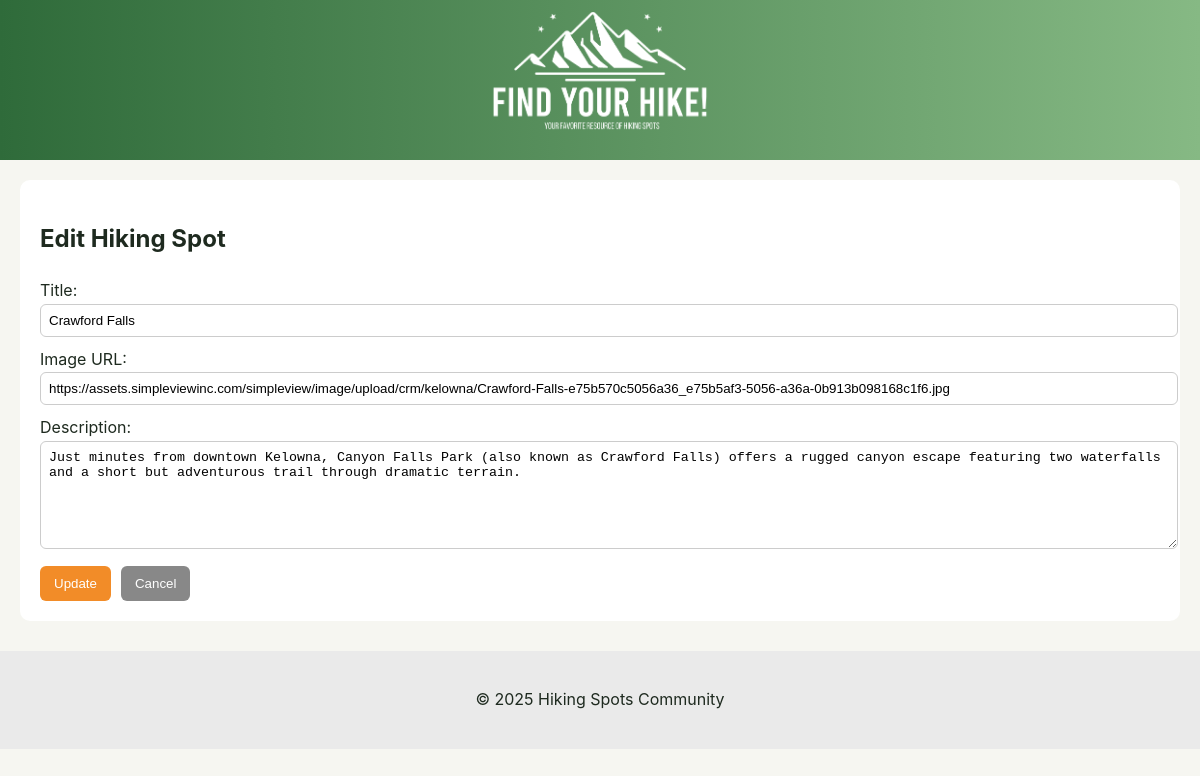
/edit_article.php?id=2 (signed in), run on the app's committed database.
### tables this page shows
CREATE TABLE posts (
    id INT AUTO_INCREMENT PRIMARY KEY,
    user_id INT NOT NULL,
    title VARCHAR(255) NOT NULL,
    image VARCHAR(500),
    content TEXT NOT NULL,
    date DATE NOT NULL,
    created_at TIMESTAMP DEFAULT CURRENT_TIMESTAMP,
    FOREIGN KEY (user_id) REFERENCES users(id) ON DELETE CASCADE
);

### edit_article.php (the view, shortened to what this page needs)
<?php
$post_id = isset($_GET['id']) ? intval($_GET['id']) : 0;
$conn = getDBConnection();
$user_id = $_SESSION['user_id'];
$stmt = $conn->prepare("SELECT * FROM posts WHERE id = ? AND user_id = ?");
$stmt->bind_param("ii", $post_id, $user_id);
$stmt->execute();
$result = $stmt->get_result();
$post = $result->fetch_assoc();
?>
<!DOCTYPE html>
<html lang="en">
<head>
  <link rel="stylesheet" href="style.css">
</head>
<body>
  <header class="header">
      <a href="index.php"><img class="logo" id="logo" src="logo.png" alt="Logo with mountains on it that spells 'Find Your Hike'"></a>
  </header>
  <form method="POST" action="edit_article.php?id=<?php echo $post_id; ?>" class="form-container">
    <h2>Edit Hiking Spot</h2>
    <label>Title:</label>
    <input type="text" name="title" value="<?php echo htmlspecialchars($post['title']); ?>" required>
    <label>Image URL:</label>
    <input type="text" name="image" value="<?php echo htmlspecialchars($post['image']); ?>" placeholder="https://example.com/image.jpg">
    <label>Description:</label>
    <textarea name="content" rows="6" required><?php echo htmlspecialchars($post['content']); ?></textarea>
    <div style="display: flex; gap: 10px;">
      <button type="submit">Update</button>
      <a href="dashboard.php"><button type="button" style="background: #888;">Cancel</button></a>
    </div>
  </form>
  <footer>
    <p>© 2025 Hiking Spots Community</p>
  </footer>
</body>
</html>

### style.css (style rules this page uses)
:root { --green-dark: #2F6B3A; --green-light: #86B984; --bg: #F6F6F1; --text: #1E2A1F; --accent: #F28C28; }
body { font-family: 'Inter', sans-serif; background: var(--bg); color: var(--text); margin: 0; padding: 0; line-height: 1.6; }
.header { background: linear-gradient(90deg, var(--green-dark), var(--green-light)); color: #fff; padding: 18px 24px; display: flex; flex-direction: column; justify-content: center; align-items: center; text-align: center; }
.header a { padding: 0; color: white; text-decoration: none; font-weight: bold; margin: 0 10px; }
#logo { width: 220px; height: auto; position: relative; bottom: 0.5rem; display: block; margin: 0 auto; }
form { background: #fff; padding: 20px; border-radius: 10px; margin: 20px; }
input, textarea { width: 100%; padding: 8px; margin-bottom: 10px; border: 1px solid #ccc; border-radius: 6px; }
button { background: var(--accent); color: white; border: none; padding: 10px 14px; border-radius: 6px; cursor: pointer; }
footer { text-align: center; padding: 20px; background: #eaeaea; margin-top: 30px; position: relative; }

### data on the page
posts: title "Crawford Falls", image "https://assets.simpleviewinc.com/simpleview/image/upload/crm/kelowna/Crawford-Falls-e75b570c5056a36_e75b5af3-5056-a36a-0b913b098168c1f6.jpg", content "Just minutes from downtown Kelowna, Canyon Falls Park (also known as Crawford Falls) offers a rugged canyon escape featuring two waterfalls and a short but adventurous trail through dramatic terrain."
